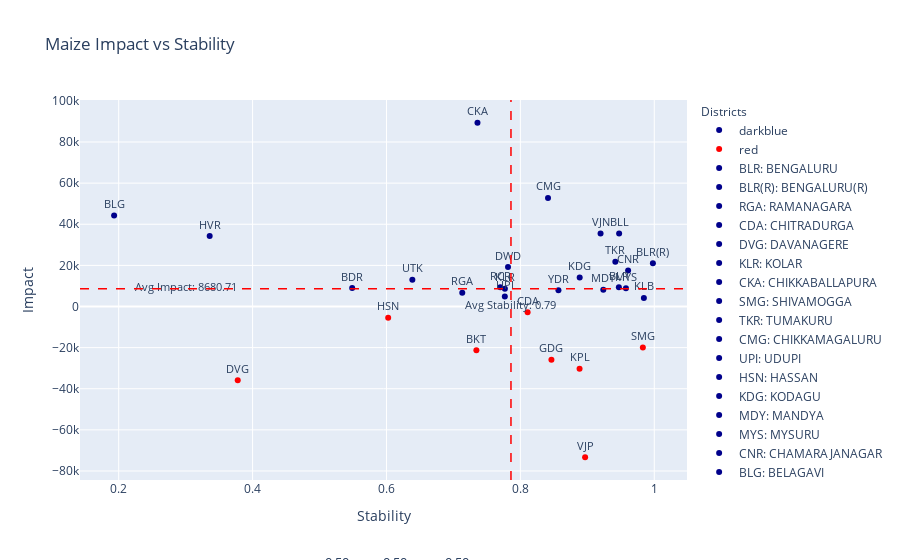

Notebook code for this chart:
### Code cell
import pandas as pd
import plotly.express as px
import ipywidgets as widgets
from ipywidgets import interact
from IPython.display import clear_output
import plotly.graph_objects as go

def update_plot(alpha1, alpha2, alpha3):
    
    tolerance = 1e-5 
    filtered_df = viz_df[
        (viz_df['Sensitivity_LivestockCensus_2012_Cattle'].between(alpha1 - tolerance, alpha1 + tolerance)) &
        (viz_df['Sensitivity_AreaUnderCereals_Maize'].between(alpha2 - tolerance, alpha2 + tolerance)) & 
        (viz_df['Sensitivity_TotalNPK'].between(alpha3 - tolerance, alpha3 + tolerance)) 
    ]

    # Create a scatter plot with filtered data
    fig = px.scatter(
        filtered_df, 
        x='Stability_Values', 
        y='Impact', 
        title='Maize Impact vs Stability',
        labels={'Impact': 'Impact', 'Stability_Values': 'Stability'},
        text='Abbreviation',
        opacity=1,
        color=filtered_df['Impact'].apply(lambda val: 'red' if val < 0 else 'darkblue'),  # Conditional coloring
        color_discrete_map={'red': 'red', 'darkblue': 'darkblue'}
    )

    fig.update_traces(textposition='top center', textfont=dict(size=11))

    # Update layout to add annotations and legends
    fig.update_layout(
        annotations=[
            dict(
                x=0.5,
                y=-0.25,
                showarrow=False,
                text=f' α<sub>LV</sub>: {alpha1:.2f}, α<sub>AM</sub>: {alpha2:.2f}, α<sub>NPK</sub>: {alpha3:.2f}',
                xref="paper",
                yref="paper",
                font=dict(size=13)
            )
        ],
        legend_title_text='Districts',
        legend_title=dict(font=dict(size=12)),
    )

    # Adding custom legends with abbreviations and full forms
    legend_labels = [{'Abbreviation': abb, 'Full Form': full_form} 
                     for abb, full_form in zip(filtered_df['Abbreviation'].unique(), filtered_df['District'].unique())]

    for label in legend_labels:
        fig.add_trace(go.Scatter(
            x=[None],
            y=[None],
            mode='markers',
            marker=dict(color='darkblue'),
            name=f"{label['Abbreviation']}: {label['Full Form']}"
        ))

    # Adding average lines for stability and percentage change
    avg_stability = filtered_df['Stability_Values'].mean()
    avg_precent = filtered_df['Impact'].mean()

    fig.add_shape(
        type='line',
        x0=avg_stability, y0=0, x1=avg_stability, y1=1,
        line=dict(color='red', width=1.5, dash='dash'),
        yref='paper'
    )

    fig.add_shape(
        type='line',
        x0=0, y0=avg_precent, x1=1, y1=avg_precent,
        line=dict(color='red', width=1.5, dash='dash'),
        xref='paper'
    )

    # Add annotations for average values
    fig.add_trace(go.Scatter(
        x=[avg_stability],
        y=[-0.07],
        text=[f'Avg Stability: {avg_stability:.2f}'],
        mode="text",
        showlegend=False,
        textfont=dict(size=10.7)
    ))

    fig.add_trace(go.Scatter(
        x=[0.3],
        y=[avg_precent-0.04],
        text=[f'Avg Impact: {avg_precent:.2f}'],
        mode="text",
        showlegend=False,
        textfont=dict(size=10.7)
    ))

    clear_output()

    display(fig)


# Creating sliders for interaction
alpha1_slider = widgets.FloatSlider(value=0.5, min=0, max=1, step=0.1, description='αLV:')
alpha2_slider = widgets.FloatSlider(value=0.5, min=0, max=1, step=0.1, description='αAM:')
alpha3_slider = widgets.FloatSlider(value=0.5, min=0, max=1, step=0.1, description='αNPK:')

# Creating interactive plot
interactive_plot = interact(update_plot, alpha1=alpha1_slider, alpha2=alpha2_slider, alpha3=alpha3_slider)

# Create update button to trigger plot update
update_button = widgets.Button(description="Update Plot")
update_button.on_click(lambda _: update_plot(alpha1_slider.value, alpha2_slider.value, alpha3_slider.value))

# Display the button and sliders
widgets.HBox([update_button, alpha1_slider, alpha2_slider, alpha3_slider])

### Figure 1 — Plotly figure (JSON) as saved in the notebook; plotly's stock layout.template omitted (floating-point values rounded to 4 significant figures)
{"data": [{"hovertemplate": "color=darkblue<br>Stability=%{x}<br>Impact=%{y}<br>Abbreviation=%{text}<extra></extra>", "legendgroup": "darkblue", "marker": {"color": "darkblue", "opacity": 1, "symbol": "circle"}, "mode": "markers+text", "name": "darkblue", "orientation": "v", "showlegend": true, "text": ["BLR", "BLR(R)", "RGA", "KLR", "CKA", "TKR", "CMG", "UPI", "KDG", "MDY", "MYS", "CNR", "BLG", "DWD", "HVR", "UTK", "BLL", "BDR", "KLB", "YDR", "RCR", "VJN"], "textfont": {"size": 11}, "textposition": "top center", "type": "scatter", "x": [0.9471, 0.998, 0.7132, 0.7769, 0.7359, 0.9419, 0.8413, 0.7768, 0.8886, 0.9239, 0.9577, 0.9609, 0.1931, 0.7816, 0.3359, 0.6387, 0.9475, 0.5488, 0.9845, 0.8569, 0.77, 0.9198], "xaxis": "x", "y": [9343.0, 20990.0, 6732.0, 8593.0, 89370.0, 21750.0, 52810.0, 4874.0, 14120.0, 8089.0, 8823.0, 17530.0, 44260.0, 19150.0, 34260.0, 12990.0, 35540.0, 8954.0, 4193.0, 7893.0, 9390.0, 35540.0], "yaxis": "y"}, {"hovertemplate": "color=red<br>Stability=%{x}<br>Impact=%{y}<br>Abbreviation=%{text}<extra></extra>", "legendgroup": "red", "marker": {"color": "red", "opacity": 1, "symbol": "circle"}, "mode": "markers+text", "name": "red", "orientation": "v", "showlegend": true, "text": ["CDA", "DVG", "SMG", "HSN", "VJP", "BKT", "GDG", "KPL"], "textfont": {"size": 11}, "textposition": "top center", "type": "scatter", "x": [0.8108, 0.3778, 0.983, 0.6026, 0.8967, 0.7343, 0.8464, 0.8884], "xaxis": "x", "y": [-2746.0, -35880.0, -19890.0, -5443.0, -73320.0, -21270.0, -25950.0, -30280.0], "yaxis": "y"}, {"marker": {"color": "darkblue"}, "mode": "markers", "name": "BLR: BENGALURU", "type": "scatter", "x": [null], "y": [null]}, {"marker": {"color": "darkblue"}, "mode": "markers", "name": "BLR(R): BENGALURU(R)", "type": "scatter", "x": [null], "y": [null]}, {"marker": {"color": "darkblue"}, "mode": "markers", "name": "RGA: RAMANAGARA", "type": "scatter", "x": [null], "y": [null]}, {"marker": {"color": "darkblue"}, "mode": "markers", "name": "CDA: CHITRADURGA", "type": "scatter", "x": [null], "y": [null]}, {"marker": {"color": "darkblue"}, "mode": "markers", "name": "DVG: DAVANAGERE", "type": "scatter", "x": [null], "y": [null]}, {"marker": {"color": "darkblue"}, "mode": "markers", "name": "KLR: KOLAR", "type": "scatter", "x": [null], "y": [null]}, {"marker": {"color": "darkblue"}, "mode": "markers", "name": "CKA: CHIKKABALLAPURA", "type": "scatter", "x": [null], "y": [null]}, {"marker": {"color": "darkblue"}, "mode": "markers", "name": "SMG: SHIVAMOGGA", "type": "scatter", "x": [null], "y": [null]}, {"marker": {"color": "darkblue"}, "mode": "markers", "name": "TKR: TUMAKURU", "type": "scatter", "x": [null], "y": [null]}, {"marker": {"color": "darkblue"}, "mode": "markers", "name": "CMG: CHIKKAMAGALURU", "type": "scatter", "x": [null], "y": [null]}, {"marker": {"color": "darkblue"}, "mode": "markers", "name": "UPI: UDUPI", "type": "scatter", "x": [null], "y": [null]}, {"marker": {"color": "darkblue"}, "mode": "markers", "name": "HSN: HASSAN", "type": "scatter", "x": [null], "y": [null]}, {"marker": {"color": "darkblue"}, "mode": "markers", "name": "KDG: KODAGU", "type": "scatter", "x": [null], "y": [null]}, {"marker": {"color": "darkblue"}, "mode": "markers", "name": "MDY: MANDYA", "type": "scatter", "x": [null], "y": [null]}, {"marker": {"color": "darkblue"}, "mode": "markers", "name": "MYS: MYSURU", "type": "scatter", "x": [null], "y": [null]}, {"marker": {"color": "darkblue"}, "mode": "markers", "name": "CNR: CHAMARAJANAGAR", "type": "scatter", "x": [null], "y": [null]}, {"marker": {"color": "darkblue"}, "mode": "markers", "name": "BLG: BELAGAVI", "type": "scatter", "x": [null], "y": [null]}, {"marker": {"color": "darkblue"}, "mode": "markers", "name": "VJP: VIJAYAPURA", "type": "scatter", "x": [null], "y": [null]}, {"marker": {"color": "darkblue"}, "mode": "markers", "name": "BKT: BAGALKOT", "type": "scatter", "x": [null], "y": [null]}, {"marker": {"color": "darkblue"}, "mode": "markers", "name": "DWD: DHARAWAD", "type": "scatter", "x": [null], "y": [null]}, {"marker": {"color": "darkblue"}, "mode": "markers", "name": "GDG: GADAG", "type": "scatter", "x": [null], "y": [null]}, {"marker": {"color": "darkblue"}, "mode": "markers", "name": "HVR: HAVERI", "type": "scatter", "x": [null], "y": [null]}, {"marker": {"color": "darkblue"}, "mode": "markers", "name": "UTK: UTTARA KANNADA", "type": "scatter", "x": [null], "y": [null]}, {"marker": {"color": "darkblue"}, "mode": "markers", "name": "BLL: BALLARI", "type": "scatter", "x": [null], "y": [null]}, {"marker": {"color": "darkblue"}, "mode": "markers", "name": "BDR: BIDAR", "type": "scatter", "x": [null], "y": [null]}, {"marker": {"color": "darkblue"}, "mode": "markers", "name": "KLB: KALABURAGI", "type": "scatter", "x": [null], "y": [null]}, {"marker": {"color": "darkblue"}, "mode": "markers", "name": "YDR: YADGIRI", "type": "scatter", "x": [null], "y": [null]}, {"marker": {"color": "darkblue"}, "mode": "markers", "name": "RCR: RAICHUR", "type": "scatter", "x": [null], "y": [null]}, {"marker": {"color": "darkblue"}, "mode": "markers", "name": "KPL: KOPPAL", "type": "scatter", "x": [null], "y": [null]}, {"marker": {"color": "darkblue"}, "mode": "markers", "name": "VJN: VIJAYANAGARA", "type": "scatter", "x": [null], "y": [null]}, {"mode": "text", "showlegend": false, "text": ["Avg Stability: 0.79"], "textfont": {"size": 10.7}, "type": "scatter", "x": [0.786], "y": [-0.07]}, {"mode": "text", "showlegend": false, "text": ["Avg Impact: 8680.71"], "textfont": {"size": 10.7}, "type": "scatter", "x": [0.3], "y": [8681.0]}], "layout": {"annotations": [{"font": {"size": 13}, "showarrow": false, "text": " α<sub>LV</sub>: 0.50, α<sub>AM</sub>: 0.50, α<sub>NPK</sub>: 0.50", "x": 0.5, "xref": "paper", "y": -0.25, "yref": "paper"}], "legend": {"title": {"font": {"size": 12}, "text": "Districts"}, "tracegroupgap": 0}, "shapes": [{"line": {"color": "red", "dash": "dash", "width": 1.5}, "type": "line", "x0": 0.786, "x1": 0.786, "y0": 0, "y1": 1, "yref": "paper"}, {"line": {"color": "red", "dash": "dash", "width": 1.5}, "type": "line", "x0": 0, "x1": 1, "xref": "paper", "y0": 8681.0, "y1": 8681.0}], "title": {"text": "Maize Impact vs Stability"}, "xaxis": {"anchor": "y", "domain": [0, 1], "title": {"text": "Stability"}}, "yaxis": {"anchor": "x", "domain": [0, 1], "title": {"text": "Impact"}}}}
